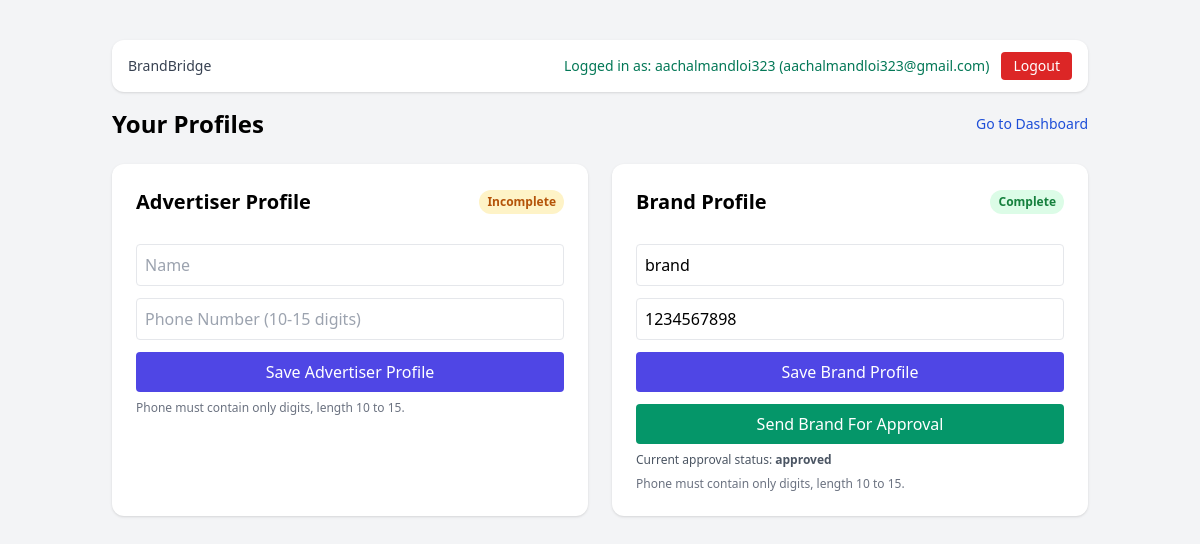
Screenshot of /profile (signed in) with the database file from the repository.
### app/models.py (models this page shows)
class User(Base):
    __tablename__ = "users"
    id = Column(Integer, primary_key=True, index=True)
    email = Column(String(255), unique=True, nullable=False, index=True)
    password_hash = Column(String(255), nullable=False)
    role = Column(SqlEnum(UserRole), default=UserRole.USER, nullable=False)
    is_active = Column(Boolean, default=True, nullable=False)
    created_at = Column(DateTime, default=datetime.utcnow, nullable=False)
    profile = relationship("Profile", back_populates="user", uselist=False)
    basic_profiles = relationship("BasicProfile", back_populates="user")
    approval_requests = relationship("ProfileApprovalRequest", back_populates="user")
    sent_messages = relationship(
        "Message", back_populates="sender", foreign_keys="Message.sender_id"
    )
    received_messages = relationship(
        "Message", back_populates="receiver", foreign_keys="Message.receiver_id"
    )

class BasicProfile(Base):
    __tablename__ = "basic_profiles"
    __table_args__ = (
        UniqueConstraint("user_id", "profile_type", name="uq_basic_profile_user_type"),
    )
    id = Column(Integer, primary_key=True, index=True)
    user_id = Column(Integer, ForeignKey("users.id"), nullable=False, index=True)
    profile_type = Column(SqlEnum(ProfileType), nullable=False)
    name = Column(String(120), nullable=False)
    phone_number = Column(String(30), nullable=False)
    created_at = Column(DateTime, default=datetime.utcnow, nullable=False)
    updated_at = Column(DateTime, default=datetime.utcnow, nullable=False)
    user = relationship("User", back_populates="basic_profiles")

class ProfileApprovalRequest(Base):
    __tablename__ = "profile_approval_requests"
    __table_args__ = (
        UniqueConstraint(
            "user_id", "profile_type", name="uq_profile_approval_request_user_type"
        ),
    )
    id = Column(Integer, primary_key=True, index=True)
    user_id = Column(Integer, ForeignKey("users.id"), nullable=False, index=True)
    profile_type = Column(SqlEnum(ProfileType), nullable=False, index=True)
    status = Column(SqlEnum(ProfileStatus), default=ProfileStatus.PENDING, nullable=False)
    requested_at = Column(DateTime, default=datetime.utcnow, nullable=False)
    reviewed_at = Column(DateTime, nullable=True)
    rejected_until = Column(DateTime, nullable=True)
    rejection_reason = Column(String(255), nullable=True)
    created_at = Column(DateTime, default=datetime.utcnow, nullable=False)
    updated_at = Column(DateTime, default=datetime.utcnow, nullable=False)
    user = relationship("User", back_populates="approval_requests")

### app/main.py (the view)
@app.get("/profile", response_class=HTMLResponse)
def profile_page(request: Request, db: Session = Depends(get_db)):
    user = _get_user_from_cookie(request, db)
    if not user:
        return RedirectResponse(url="/?error=Please login first.", status_code=303)
    display_name = user.email.split("@")[0]
    profile_map = _get_basic_profile_map(db, user.id)
    approval_rows = (
        db.query(models.ProfileApprovalRequest)
        .filter(models.ProfileApprovalRequest.user_id == user.id)
        .all()
    )
    approval_map = {row.profile_type.value: row for row in approval_rows}
    advertiser_profile = profile_map.get(models.ProfileType.ADVERTISER.value)
    brand_profile = profile_map.get(models.ProfileType.BRAND.value)
    return templates.TemplateResponse(
        request,
        "profile.html",
        {
            "request": request,
            "user": user,
            "display_name": display_name,
            "advertiser_profile": advertiser_profile,
            "brand_profile": brand_profile,
            "advertiser_request": approval_map.get(models.ProfileType.ADVERTISER.value),
            "brand_request": approval_map.get(models.ProfileType.BRAND.value),
            "advertiser_complete": _is_basic_profile_complete(advertiser_profile),
            "brand_complete": _is_basic_profile_complete(brand_profile),
            "success": request.query_params.get("success"),
            "error": request.query_params.get("error"),
        },
    )

### templates/profile.html (shortened to what this page needs)
<!DOCTYPE html>
<html lang="en">
<head>
  <script src="https://cdn.tailwindcss.com"></script>
</head>
<body class="bg-gray-100 min-h-screen">
  <main class="max-w-5xl mx-auto px-6 py-10">
    <div class="mb-4 bg-white rounded-xl shadow px-4 py-3 flex items-center justify-between">
      <span class="text-sm text-gray-700 font-medium">BrandBridge</span>
      <div class="flex items-center gap-3">
        <span class="text-sm text-emerald-700">Logged in as: {{ display_name }} ({{ user.email }})</span>
        <form action="/ui/logout" method="post">
          <button type="submit" class="text-sm bg-red-600 text-white px-3 py-1 rounded">Logout</button>
        </form>
      </div>
    </div>
    <div class="flex items-center justify-between mb-6">
      <h1 class="text-2xl font-bold">Your Profiles</h1>
      <a href="/dashboard" class="text-sm text-blue-700">Go to Dashboard</a>
    </div>
    <div class="grid md:grid-cols-2 gap-6">
      <section class="bg-white rounded-xl shadow p-6">
        <div class="flex items-center justify-between mb-4">
          <h2 class="text-xl font-semibold">Advertiser Profile</h2>
          {% if advertiser_complete %}
            <span class="text-xs font-semibold px-2 py-1 rounded-full bg-green-100 text-green-700">Complete</span>
          {% else %}
            <span class="text-xs font-semibold px-2 py-1 rounded-full bg-amber-100 text-amber-700">Incomplete</span>
          {% endif %}
        </div>
        <form action="/ui/profile/save" method="post" class="space-y-3">
          <input class="w-full border rounded p-2" name="name" type="text" placeholder="Name" value="{{ advertiser_profile.name if advertiser_profile else '' }}" required />
          <input class="w-full border rounded p-2" name="phone_number" type="text" placeholder="Phone Number (10-15 digits)" value="{{ advertiser_profile.phone_number if advertiser_profile else '' }}" minlength="10" maxlength="15" pattern="[0-9]{10,15}" required />
          <button class="w-full bg-indigo-600 text-white py-2 rounded">Save Advertiser Profile</button>
        </form>
        <p class="text-xs text-gray-500 mt-2">Phone must contain only digits, length 10 to 15.</p>
      </section>
      <section class="bg-white rounded-xl shadow p-6">
        <div class="flex items-center justify-between mb-4">
          <h2 class="text-xl font-semibold">Brand Profile</h2>
          {% if brand_complete %}
            <span class="text-xs font-semibold px-2 py-1 rounded-full bg-green-100 text-green-700">Complete</span>
          {% else %}
            <span class="text-xs font-semibold px-2 py-1 rounded-full bg-amber-100 text-amber-700">Incomplete</span>
          {% endif %}
        </div>
        <form action="/ui/profile/save" method="post" class="space-y-3">
          <input class="w-full border rounded p-2" name="name" type="text" placeholder="Name" value="{{ brand_profile.name if brand_profile else '' }}" required />
          <input class="w-full border rounded p-2" name="phone_number" type="text" placeholder="Phone Number (10-15 digits)" value="{{ brand_profile.phone_number if brand_profile else '' }}" minlength="10" maxlength="15" pattern="[0-9]{10,15}" required />
          <button class="w-full bg-indigo-600 text-white py-2 rounded">Save Brand Profile</button>
        </form>
        {% if brand_complete %}
          <form action="/ui/profile/send-approval" method="post" class="mt-3">
            <button class="w-full bg-emerald-600 text-white py-2 rounded">Send Brand For Approval</button>
          </form>
        {% endif %}
        {% if brand_request %}
          <p class="text-xs text-gray-600 mt-2">
            Current approval status: <span class="font-semibold">{{ brand_request.status.value }}</span>
          </p>
        {% endif %}
        <p class="text-xs text-gray-500 mt-2">Phone must contain only digits, length 10 to 15.</p>
      </section>
    </div>
  </main>
</body>
</html>

### rows the page displays
User: email "aachalmandloi323@gmail.com"
BasicProfile: name "brand", phone_number "1234567898"
ProfileApprovalRequest: status.value "approved"

### other values shown
{{ display_name }} "aachalmandloi323"
